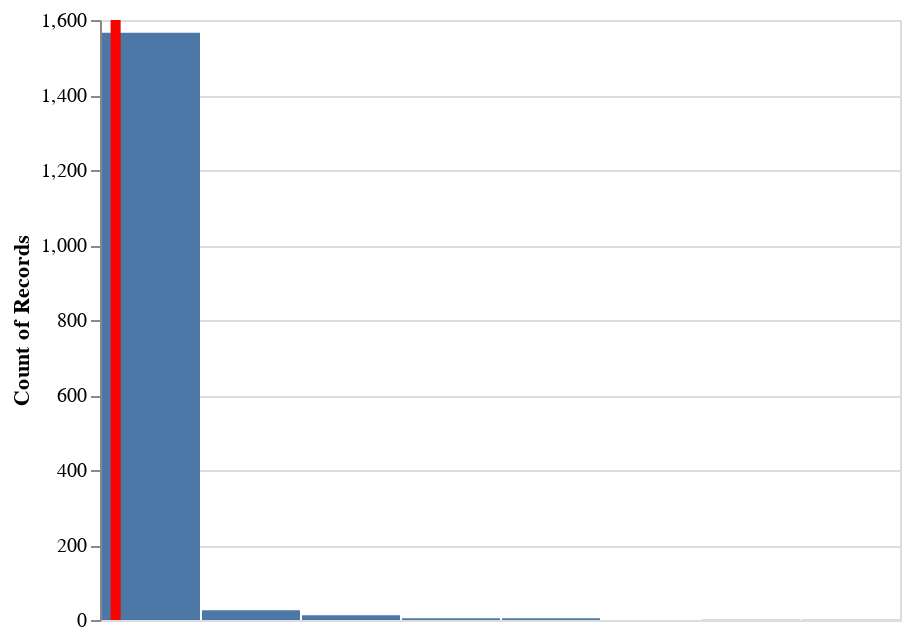

The code cell stored with this chart in its notebook:
### Code cell
base = alt.Chart(contributors_df)

bar = base.mark_bar().encode(
    x=alt.X('contributions', bin=True, axis=None),
    y='count()'
)
rule = base.mark_rule(color="red").encode(
    x='mean(contributions)',
    size=alt.value(5)
)
bar + rule

### Figure 1 — Vega-Lite specification as saved in the notebook (floating-point values rounded to 4 significant figures; data arrays with more than 128 entries replaced by an {"elided": "..."} marker saying what was removed)
{"$schema": "https://vega.github.io/schema/vega-lite/v4.8.1.json", "config": {"view": {"continuousHeight": 300, "continuousWidth": 400}}, "data": {"name": "data-b12c19ea6c2141aadee8040d72b244cd"}, "datasets": {"data-b12c19ea6c2141aadee8040d72b244cd": {"elided": "1617 records"}}, "layer": [{"encoding": {"x": {"axis": null, "bin": true, "field": "contributions", "type": "quantitative"}, "y": {"aggregate": "count", "type": "quantitative"}}, "mark": "bar"}, {"encoding": {"size": {"value": 5}, "x": {"aggregate": "mean", "field": "contributions", "type": "quantitative"}}, "mark": {"color": "red", "type": "rule"}}]}
